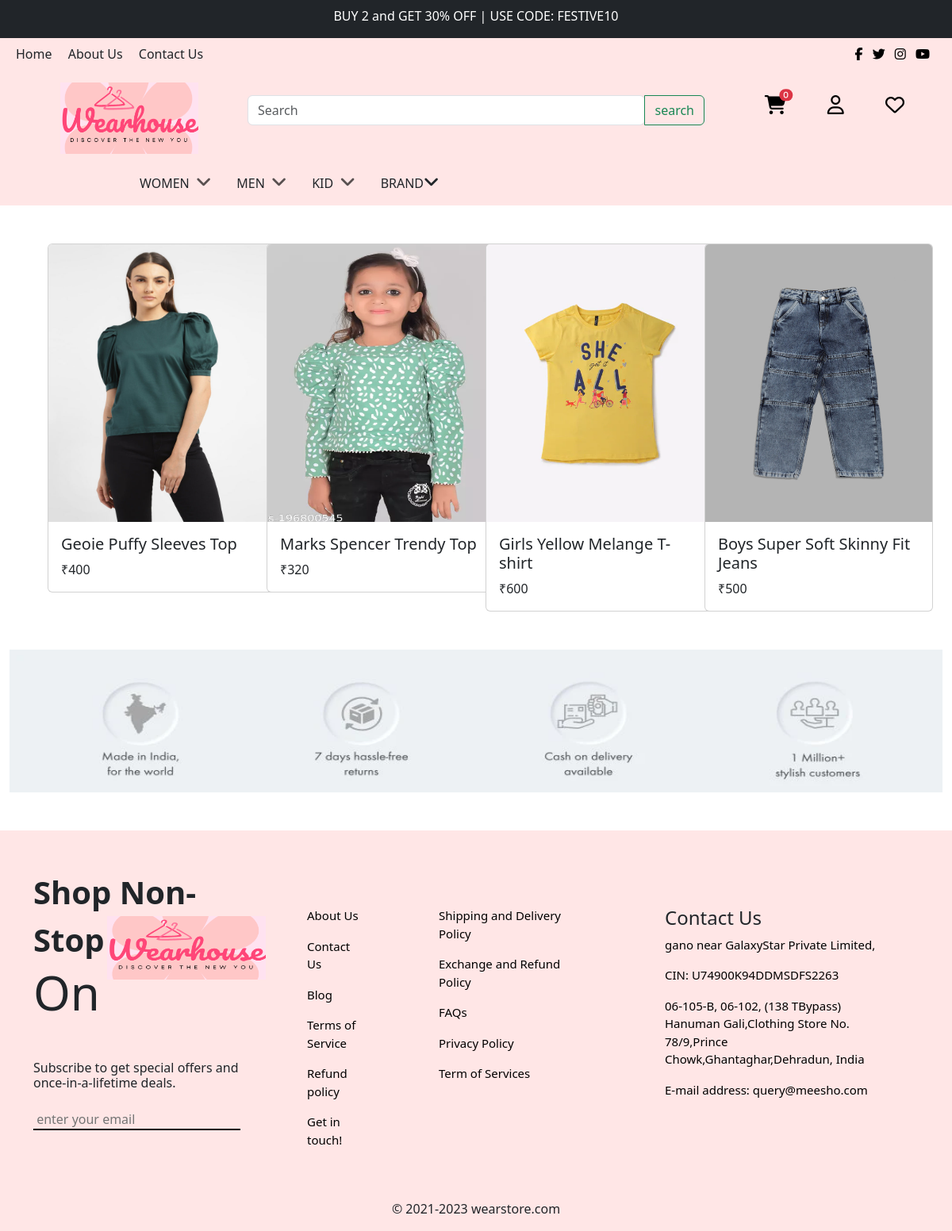
Page /user/index.php?brand=jimmychoo on the committed database.
### tables this page shows
CREATE TABLE `products` (
  `product_id` int(11) NOT NULL,
  `product_name` varchar(255) NOT NULL,
  `product_description` varchar(1000) NOT NULL,
  `product_keyword` varchar(255) NOT NULL,
  `product_category` varchar(255) NOT NULL,
  `product_brand` varchar(255) NOT NULL,
  `product_image1` varchar(255) NOT NULL,
  `product_image2` varchar(255) NOT NULL,
  `product_image3` varchar(255) NOT NULL,
  `product_price` int(11) NOT NULL,
  `date` timestamp NOT NULL DEFAULT current_timestamp() ON UPDATE current_timestamp(),
  `status` varchar(255) NOT NULL
);

### allfunctions/commonfunction.php (the view, shortened to what this page needs)
<?php
include('../config/connection.php');
function cart_total_products_guest(){
    global $conn;
    $user='';
    $show_product_number=" SELECT * FROM `cart_details` WHERE `username`='$user'";
    $show_product_number_run=mysqli_query($conn,$show_product_number);
            echo $no_of_products=mysqli_num_rows($show_product_number_run);
}
function show_specific_brand(){
    global $conn;
    $selected_brand=$_GET['brand'];
    $selected_brand_query="SELECT * FROM `products` WHERE `product_brand`='$selected_brand'";
    $show_selected_brand_query_run=mysqli_query($conn,$selected_brand_query);
    $num_row=mysqli_num_rows($show_selected_brand_query_run);
    if($num_row==0){
        echo "<h2>NO PRODUCT EXISTED FROM THIS BRAND RIGHT NOW</h2>";
    }
    else{
        echo "<section class='section-1 p-5'>
            <div class='container'>
            <div class='row'>";
            while($show_brand=mysqli_fetch_assoc($show_selected_brand_query_run)){
                $prod_id=$show_brand['product_id'];
                 $prod_name=$show_brand['product_name'];
                $prod_img=$show_brand['product_image1'];
                $prod_price=$show_brand['product_price'];
                echo "<div class='col-3'>
                    <a href='view_product_details.php?id=$prod_id'>
                        <div class='card' style='width: 18rem;'>
                            <img class='card-img-top' src='$prod_img' alt='product_img' style='height:350px !important;'>
                            <div class='card-body'>
                                <h5 class='card-title'>$prod_name</h5>
                                <p class='card-text'>₹$prod_price</p>
                            </div>
                        </div>
                    </a>
                </div>";
            }
        echo "</div>
            </div>
        </section>";
    }
}
?>

### css/style.css (style rules this page uses)
* { margin: 0; padding:0; }

### rows in the picture
products: product_image1 (picture), product_name "Geoie Puffy Sleeves Top", product_price "400"
products: product_image1 (picture), product_name "Marks Spencer Trendy Top", product_price "320"
products: product_image1 (picture), product_name "Girls Yellow Melange T-shirt", product_price "600"
products: product_image1 (picture), product_name "Boys Super Soft Skinny Fit Jeans", product_price "500"

### other values in the picture
$no_of_products=mysqli_num_rows($show_product_number_run) "0"
